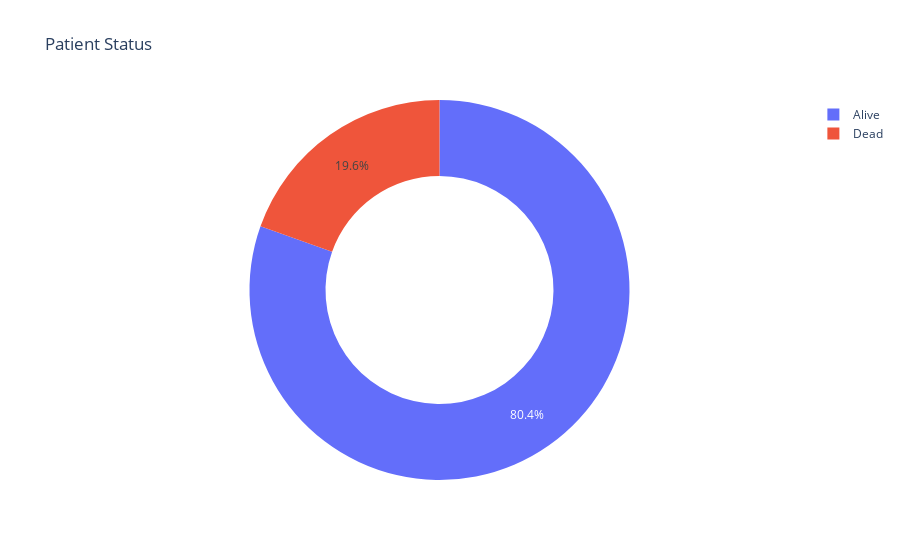

Notebook code cell kept with this figure:
### Markdown cell above
## Visualization

### Code cell
Patient_Status = df['Patient_Status'].value_counts()
transaction = Patient_Status.index
quantity = Patient_Status.values

figure = px.pie(df,
                values=quantity,
                names=transaction, hole=.60,
                title="Patient Status")

figure.show()

### Figure 1 — Plotly figure (JSON) as saved in the notebook; plotly's stock layout.template omitted (floating-point values rounded to 4 significant figures)
{"data": [{"domain": {"x": [0, 1], "y": [0, 1]}, "hole": 0.6, "hovertemplate": "label=%{label}<br>value=%{value}<extra></extra>", "labels": ["Alive", "Dead"], "legendgroup": "", "name": "", "showlegend": true, "type": "pie", "values": [255, 62]}], "layout": {"legend": {"tracegroupgap": 0}, "title": {"text": "Patient Status"}}}
